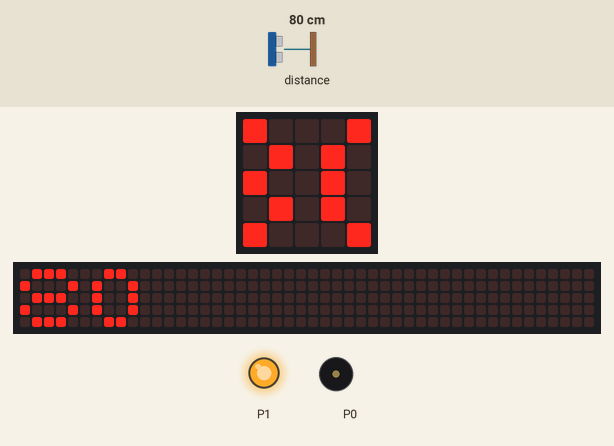
Bench run of a program on a simulated BBC micro:bit (MakeCode). Parts: the board's 5×5 LED display, a strip that is not on the board, showing the scrolling text unrolled, output pins drawn as LEDs (lit = HIGH), buzzer (waves = sounding). The test bench sets the inputs (shaded band); at power-on: distance to the obstacle 80 cm. The 48×5 strip is a reading aid, not a part: it shows the text the display is scrolling, unrolled, one strip-width of it at a time.

Above: at 1.28 s.
1.3 s: distance to the obstacle set to 95 cm
At 3.4 s:
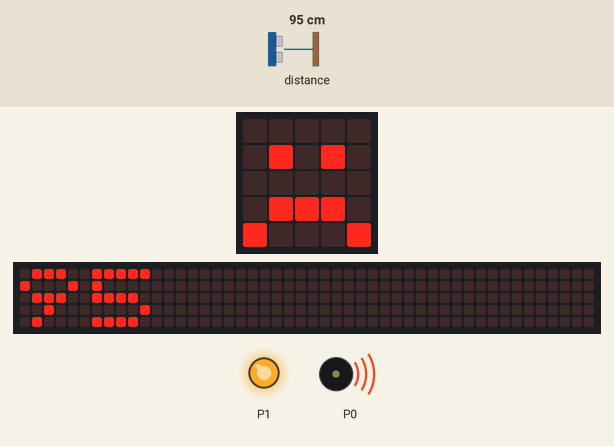
5.5 s: distance to the obstacle set to 104 cm
At 7.8 s:
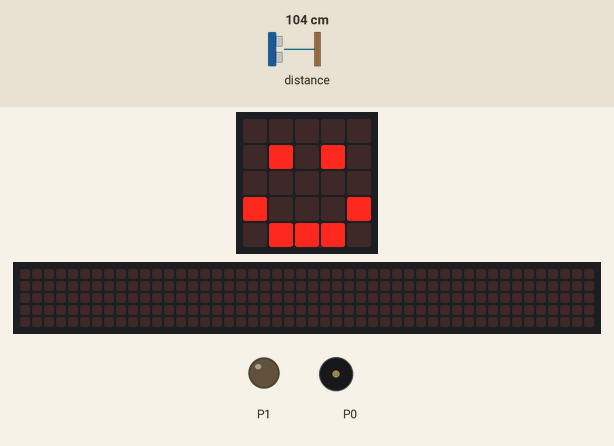
9.7 s: distance to the obstacle set to 2 cm
At 10.5 s:
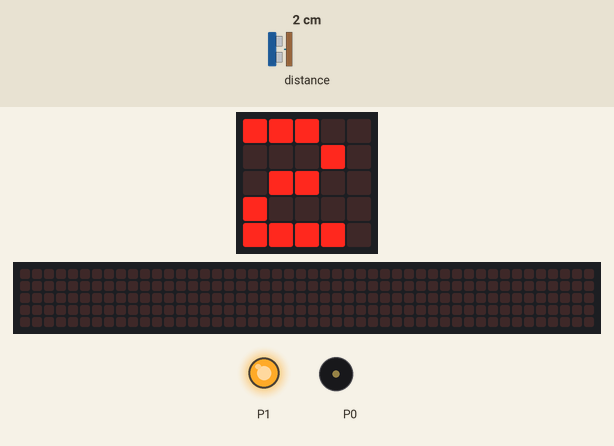
Timing chart, 0 to 12.8 s (numbered marks = the images above; inputs shaded):
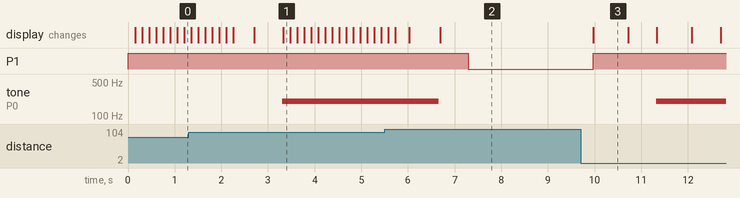

The program:

main.ts
```typescript
let D = 0
basic.forever(function () {
    D = grove.measureInCentimeters(DigitalPin.P2)
    if (D < 100) {
        pins.digitalWritePin(DigitalPin.P1, 1)
        basic.showNumber(D)
        basic.showIcon(IconNames.Sad)
        music.ringTone(200)
    } else {
        music.rest(music.beat(BeatFraction.Sixteenth))
        basic.showIcon(IconNames.Happy)
        pins.digitalWritePin(DigitalPin.P1, 0)
    }
})
```

test.ts
```typescript
// les tests vont ici ; cela ne sera pas compilé si ce paquet est utilisé en tant qu'extension.
```

Measured:
- the behaviour switches between 99 and 100 cm on distance to the obstacle (found by bisection; images 1 and 2)
- after the input at 5.5 s, P1: HIGH → LOW after 1.8 s; tone on P0: 200 Hz → silent after 1.2 s; the display: first differs from a run without the input after 1.2 s (image 2)
- after the input at 9.7 s, P1: LOW → HIGH after 0.27 s; tone on P0: silent → 200 Hz after 1.6 s; the display: changes after 0.27 s (image 3)
- what the display in image 3 shows lasts 0.7 s, from 10.0 s to 10.7 s
